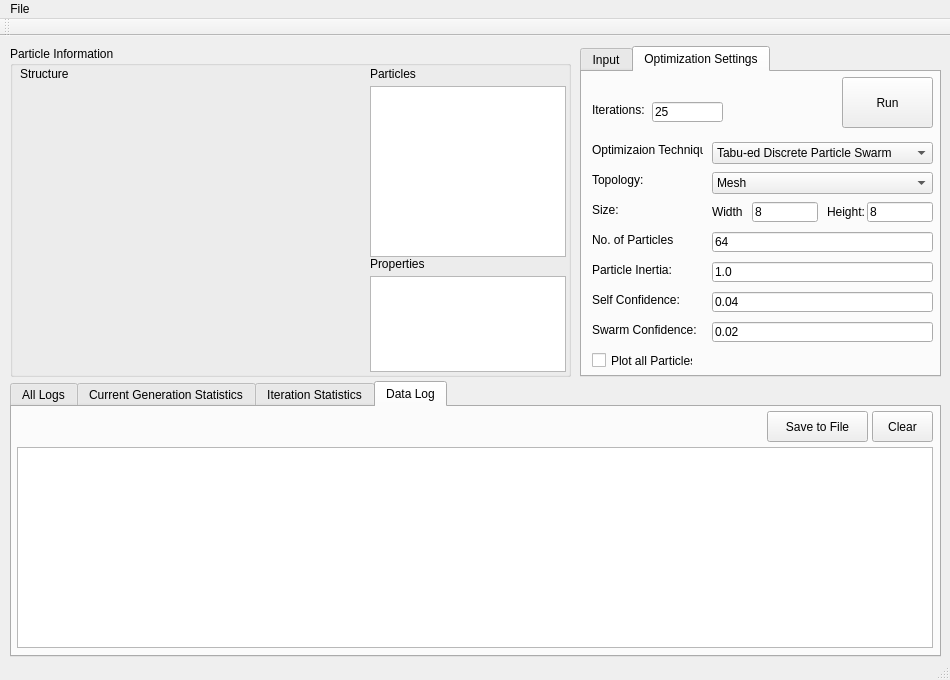
<?xml version="1.0" encoding="UTF-8"?>
<ui version="4.0">
 <class>MainVIew</class>
 <widget class="QMainWindow" name="MainVIew">
  <property name="geometry">
   <rect>
    <x>0</x>
    <y>0</y>
    <width>950</width>
    <height>680</height>
   </rect>
  </property>
  <property name="sizePolicy">
   <sizepolicy hsizetype="Preferred" vsizetype="Preferred">
    <horstretch>0</horstretch>
    <verstretch>0</verstretch>
   </sizepolicy>
  </property>
  <property name="minimumSize">
   <size>
    <width>950</width>
    <height>680</height>
   </size>
  </property>
  <property name="maximumSize">
   <size>
    <width>950</width>
    <height>680</height>
   </size>
  </property>
  <property name="windowTitle">
   <string>Tabu-ed Discrete Particle Swarm Optimization</string>
  </property>
  <widget class="QWidget" name="centralWidget">
   <widget class="QTabWidget" name="tabWidget">
    <property name="geometry">
     <rect>
      <x>10</x>
      <y>345</y>
      <width>931</width>
      <height>276</height>
     </rect>
    </property>
    <property name="tabShape">
     <enum>QTabWidget::Rounded</enum>
    </property>
    <property name="currentIndex">
     <number>3</number>
    </property>
    <property name="iconSize">
     <size>
      <width>16</width>
      <height>20</height>
     </size>
    </property>
    <widget class="QWidget" name="logTab">
     <attribute name="icon">
      <iconset resource="imageresources.qrc">
       <normaloff>:/Icons/images/file_extension_qbb.png</normaloff>:/Icons/images/file_extension_qbb.png</iconset>
     </attribute>
     <attribute name="title">
      <string>All Logs</string>
     </attribute>
     <widget class="QTextEdit" name="logTextBox">
      <property name="geometry">
       <rect>
        <x>5</x>
        <y>10</y>
        <width>916</width>
        <height>226</height>
       </rect>
      </property>
      <property name="autoFillBackground">
       <bool>false</bool>
      </property>
     </widget>
    </widget>
    <widget class="QWidget" name="statiticsTab">
     <attribute name="icon">
      <iconset resource="imageresources.qrc">
       <normaloff>:/Icons/images/node-tree.png</normaloff>:/Icons/images/node-tree.png</iconset>
     </attribute>
     <attribute name="title">
      <string>Current Generation Statistics</string>
     </attribute>
     <widget class="QCustomPlot" name="customPlot" native="true">
      <property name="geometry">
       <rect>
        <x>0</x>
        <y>0</y>
        <width>931</width>
        <height>241</height>
       </rect>
      </property>
     </widget>
    </widget>
    <widget class="QWidget" name="IterationStatistics">
     <attribute name="icon">
      <iconset resource="imageresources.qrc">
       <normaloff>:/Icons/images/statistics.png</normaloff>:/Icons/images/statistics.png</iconset>
     </attribute>
     <attribute name="title">
      <string>Iteration Statistics</string>
     </attribute>
     <widget class="QCustomPlot" name="iterationPlot" native="true">
      <property name="geometry">
       <rect>
        <x>0</x>
        <y>0</y>
        <width>931</width>
        <height>241</height>
       </rect>
      </property>
     </widget>
    </widget>
    <widget class="QWidget" name="dataLogPage">
     <attribute name="icon">
      <iconset resource="imageresources.qrc">
       <normaloff>:/Icons/images/action_log.png</normaloff>:/Icons/images/action_log.png</iconset>
     </attribute>
     <attribute name="title">
      <string>Data Log</string>
     </attribute>
     <widget class="QTextEdit" name="dataLogTextBox">
      <property name="geometry">
       <rect>
        <x>5</x>
        <y>40</y>
        <width>916</width>
        <height>201</height>
       </rect>
      </property>
      <property name="autoFillBackground">
       <bool>false</bool>
      </property>
     </widget>
     <widget class="QPushButton" name="runButton_2">
      <property name="geometry">
       <rect>
        <x>860</x>
        <y>4</y>
        <width>61</width>
        <height>31</height>
       </rect>
      </property>
      <property name="text">
       <string>Clear</string>
      </property>
      <property name="icon">
       <iconset resource="imageresources.qrc">
        <normaloff>:/Icons/images/draw_eraser.png</normaloff>:/Icons/images/draw_eraser.png</iconset>
      </property>
      <property name="iconSize">
       <size>
        <width>32</width>
        <height>32</height>
       </size>
      </property>
     </widget>
     <widget class="QPushButton" name="runButton_3">
      <property name="geometry">
       <rect>
        <x>755</x>
        <y>4</y>
        <width>101</width>
        <height>31</height>
       </rect>
      </property>
      <property name="text">
       <string>Save to File</string>
      </property>
      <property name="icon">
       <iconset resource="imageresources.qrc">
        <normaloff>:/Icons/images/document_black.png</normaloff>:/Icons/images/document_black.png</iconset>
      </property>
      <property name="iconSize">
       <size>
        <width>32</width>
        <height>32</height>
       </size>
      </property>
     </widget>
    </widget>
   </widget>
   <widget class="QGroupBox" name="particleInfoBox">
    <property name="geometry">
     <rect>
      <x>10</x>
      <y>10</y>
      <width>561</width>
      <height>331</height>
     </rect>
    </property>
    <property name="title">
     <string>Particle Information</string>
    </property>
    <widget class="QLabel" name="particleView">
     <property name="geometry">
      <rect>
       <x>10</x>
       <y>20</y>
       <width>91</width>
       <height>16</height>
      </rect>
     </property>
     <property name="text">
      <string>Structure</string>
     </property>
    </widget>
    <widget class="QTableView" name="particlePropertiesView">
     <property name="geometry">
      <rect>
       <x>360</x>
       <y>230</y>
       <width>196</width>
       <height>96</height>
      </rect>
     </property>
    </widget>
    <widget class="QLabel" name="particlePropertyLabel">
     <property name="geometry">
      <rect>
       <x>360</x>
       <y>210</y>
       <width>91</width>
       <height>16</height>
      </rect>
     </property>
     <property name="text">
      <string>Properties</string>
     </property>
    </widget>
    <widget class="QWidget" name="gridLayoutWidget">
     <property name="geometry">
      <rect>
       <x>9</x>
       <y>39</y>
       <width>341</width>
       <height>286</height>
      </rect>
     </property>
     <layout class="QGridLayout" name="particleDisplay"/>
    </widget>
    <widget class="QLabel" name="particleListLabel">
     <property name="geometry">
      <rect>
       <x>360</x>
       <y>20</y>
       <width>91</width>
       <height>16</height>
      </rect>
     </property>
     <property name="text">
      <string>Particles</string>
     </property>
    </widget>
    <widget class="QListView" name="particleList">
     <property name="geometry">
      <rect>
       <x>360</x>
       <y>40</y>
       <width>196</width>
       <height>171</height>
      </rect>
     </property>
    </widget>
   </widget>
   <widget class="QTabWidget" name="tabWidget_2">
    <property name="geometry">
     <rect>
      <x>580</x>
      <y>10</y>
      <width>361</width>
      <height>331</height>
     </rect>
    </property>
    <property name="currentIndex">
     <number>1</number>
    </property>
    <widget class="QWidget" name="tab">
     <attribute name="title">
      <string>Input</string>
     </attribute>
     <widget class="QLineEdit" name="applicationNameBox">
      <property name="geometry">
       <rect>
        <x>110</x>
        <y>70</y>
        <width>241</width>
        <height>20</height>
       </rect>
      </property>
      <property name="text">
       <string>- Not Selected -</string>
      </property>
     </widget>
     <widget class="QPushButton" name="importApplicationBtn">
      <property name="geometry">
       <rect>
        <x>210</x>
        <y>10</y>
        <width>141</width>
        <height>51</height>
       </rect>
      </property>
      <property name="text">
       <string>Import Application</string>
      </property>
      <property name="icon">
       <iconset>
        <normaloff>../../Downloads/Adobe_Illustrator_XML (1).png</normaloff>../../Downloads/Adobe_Illustrator_XML (1).png</iconset>
      </property>
      <property name="iconSize">
       <size>
        <width>32</width>
        <height>32</height>
       </size>
      </property>
     </widget>
     <widget class="QLabel" name="label_8">
      <property name="geometry">
       <rect>
        <x>10</x>
        <y>70</y>
        <width>91</width>
        <height>16</height>
       </rect>
      </property>
      <property name="text">
       <string>Application Name:</string>
      </property>
     </widget>
     <widget class="QTreeWidget" name="applicationTreeWidget">
      <property name="geometry">
       <rect>
        <x>10</x>
        <y>100</y>
        <width>341</width>
        <height>201</height>
       </rect>
      </property>
      <column>
       <property name="text">
        <string notr="true">1</string>
       </property>
      </column>
     </widget>
    </widget>
    <widget class="QWidget" name="tab_2">
     <attribute name="title">
      <string>Optimization Settings</string>
     </attribute>
     <widget class="QLineEdit" name="pWidthBox">
      <property name="geometry">
       <rect>
        <x>170</x>
        <y>130</y>
        <width>66</width>
        <height>20</height>
       </rect>
      </property>
      <property name="text">
       <string>8</string>
      </property>
     </widget>
     <widget class="QPushButton" name="runButton">
      <property name="geometry">
       <rect>
        <x>260</x>
        <y>5</y>
        <width>91</width>
        <height>51</height>
       </rect>
      </property>
      <property name="text">
       <string>Run</string>
      </property>
      <property name="icon">
       <iconset>
        <normalon>../../Downloads/fatcow-hosting-icons-3000/fatcow-hosting-icons-3000/32x32/lightning_go.png</normalon>
       </iconset>
      </property>
      <property name="iconSize">
       <size>
        <width>32</width>
        <height>32</height>
       </size>
      </property>
     </widget>
     <widget class="QLabel" name="label_4">
      <property name="geometry">
       <rect>
        <x>10</x>
        <y>130</y>
        <width>61</width>
        <height>16</height>
       </rect>
      </property>
      <property name="text">
       <string>Size:</string>
      </property>
     </widget>
     <widget class="QLabel" name="label_5">
      <property name="geometry">
       <rect>
        <x>245</x>
        <y>130</y>
        <width>41</width>
        <height>20</height>
       </rect>
      </property>
      <property name="text">
       <string>Height:</string>
      </property>
     </widget>
     <widget class="QLineEdit" name="noOfIterations">
      <property name="geometry">
       <rect>
        <x>70</x>
        <y>30</y>
        <width>71</width>
        <height>20</height>
       </rect>
      </property>
      <property name="text">
       <string>25</string>
      </property>
     </widget>
     <widget class="QLabel" name="label_3">
      <property name="geometry">
       <rect>
        <x>10</x>
        <y>100</y>
        <width>61</width>
        <height>16</height>
       </rect>
      </property>
      <property name="text">
       <string>Topology:</string>
      </property>
     </widget>
     <widget class="QLineEdit" name="noOfParticlesBox">
      <property name="geometry">
       <rect>
        <x>130</x>
        <y>160</y>
        <width>221</width>
        <height>20</height>
       </rect>
      </property>
      <property name="text">
       <string>64</string>
      </property>
     </widget>
     <widget class="QLabel" name="label_2">
      <property name="geometry">
       <rect>
        <x>10</x>
        <y>70</y>
        <width>111</width>
        <height>16</height>
       </rect>
      </property>
      <property name="text">
       <string>Optimizaion Technique:</string>
      </property>
     </widget>
     <widget class="QComboBox" name="topologyComboBox">
      <property name="geometry">
       <rect>
        <x>130</x>
        <y>100</y>
        <width>221</width>
        <height>22</height>
       </rect>
      </property>
      <property name="currentIndex">
       <number>0</number>
      </property>
      <item>
       <property name="text">
        <string>Mesh</string>
       </property>
      </item>
      <item>
       <property name="text">
        <string>Torus</string>
       </property>
      </item>
      <item>
       <property name="text">
        <string>Ring</string>
       </property>
      </item>
      <item>
       <property name="text">
        <string>Butterfly</string>
       </property>
      </item>
      <item>
       <property name="text">
        <string>Hypercube</string>
       </property>
      </item>
     </widget>
     <widget class="QLineEdit" name="pHeightBox">
      <property name="geometry">
       <rect>
        <x>285</x>
        <y>130</y>
        <width>66</width>
        <height>20</height>
       </rect>
      </property>
      <property name="text">
       <string>8</string>
      </property>
     </widget>
     <widget class="QLabel" name="label_6">
      <property name="geometry">
       <rect>
        <x>130</x>
        <y>130</y>
        <width>31</width>
        <height>20</height>
       </rect>
      </property>
      <property name="text">
       <string>Width:</string>
      </property>
     </widget>
     <widget class="QComboBox" name="optimizationTechniqueComboBox">
      <property name="geometry">
       <rect>
        <x>130</x>
        <y>70</y>
        <width>221</width>
        <height>22</height>
       </rect>
      </property>
      <property name="currentIndex">
       <number>1</number>
      </property>
      <item>
       <property name="text">
        <string>Discrete Particle Swarm</string>
       </property>
      </item>
      <item>
       <property name="text">
        <string>Tabu-ed Discrete Particle Swarm</string>
       </property>
      </item>
      <item>
       <property name="text">
        <string>Tabu-Search</string>
       </property>
      </item>
      <item>
       <property name="text">
        <string>Genetic Algorithm</string>
       </property>
      </item>
      <item>
       <property name="text">
        <string>Branch and Bound</string>
       </property>
      </item>
     </widget>
     <widget class="QLabel" name="label_7">
      <property name="geometry">
       <rect>
        <x>10</x>
        <y>160</y>
        <width>81</width>
        <height>16</height>
       </rect>
      </property>
      <property name="text">
       <string>No. of Particles:</string>
      </property>
     </widget>
     <widget class="QLabel" name="label">
      <property name="geometry">
       <rect>
        <x>10</x>
        <y>30</y>
        <width>61</width>
        <height>16</height>
       </rect>
      </property>
      <property name="text">
       <string>Iterations:</string>
      </property>
     </widget>
     <widget class="QLabel" name="label_9">
      <property name="geometry">
       <rect>
        <x>10</x>
        <y>190</y>
        <width>81</width>
        <height>16</height>
       </rect>
      </property>
      <property name="text">
       <string>Particle Inertia:</string>
      </property>
     </widget>
     <widget class="QLineEdit" name="inertiaBox">
      <property name="geometry">
       <rect>
        <x>130</x>
        <y>190</y>
        <width>221</width>
        <height>20</height>
       </rect>
      </property>
      <property name="text">
       <string>1.0</string>
      </property>
     </widget>
     <widget class="QLineEdit" name="selfConfidenceBox">
      <property name="geometry">
       <rect>
        <x>130</x>
        <y>220</y>
        <width>221</width>
        <height>20</height>
       </rect>
      </property>
      <property name="text">
       <string>0.04</string>
      </property>
     </widget>
     <widget class="QLabel" name="label_10">
      <property name="geometry">
       <rect>
        <x>10</x>
        <y>220</y>
        <width>121</width>
        <height>16</height>
       </rect>
      </property>
      <property name="text">
       <string>Self Confidence:</string>
      </property>
     </widget>
     <widget class="QLabel" name="label_11">
      <property name="geometry">
       <rect>
        <x>10</x>
        <y>250</y>
        <width>121</width>
        <height>16</height>
       </rect>
      </property>
      <property name="text">
       <string>Swarm Confidence:</string>
      </property>
     </widget>
     <widget class="QLineEdit" name="swarmConfidenceBox">
      <property name="geometry">
       <rect>
        <x>130</x>
        <y>250</y>
        <width>221</width>
        <height>20</height>
       </rect>
      </property>
      <property name="text">
       <string>0.02</string>
      </property>
     </widget>
     <widget class="QCheckBox" name="drawParticlesCheckBox">
      <property name="geometry">
       <rect>
        <x>10</x>
        <y>280</y>
        <width>101</width>
        <height>17</height>
       </rect>
      </property>
      <property name="text">
       <string>Plot all Particles</string>
      </property>
      <property name="checked">
       <bool>false</bool>
      </property>
     </widget>
    </widget>
   </widget>
  </widget>
  <widget class="QMenuBar" name="menuBar">
   <property name="geometry">
    <rect>
     <x>0</x>
     <y>0</y>
     <width>950</width>
     <height>21</height>
    </rect>
   </property>
   <widget class="QMenu" name="menuFile">
    <property name="title">
     <string>File</string>
    </property>
   </widget>
   <addaction name="menuFile"/>
  </widget>
  <widget class="QToolBar" name="mainToolBar">
   <attribute name="toolBarArea">
    <enum>TopToolBarArea</enum>
   </attribute>
   <attribute name="toolBarBreak">
    <bool>false</bool>
   </attribute>
  </widget>
  <widget class="QStatusBar" name="statusBar"/>
 </widget>
 <layoutdefault spacing="6" margin="11"/>
 <customwidgets>
  <customwidget>
   <class>QCustomPlot</class>
   <extends>QWidget</extends>
   <header>../../qcustomplot.h</header>
   <container>1</container>
  </customwidget>
 </customwidgets>
 <resources>
  <include location="imageresources.qrc"/>
 </resources>
 <connections/>
</ui>
